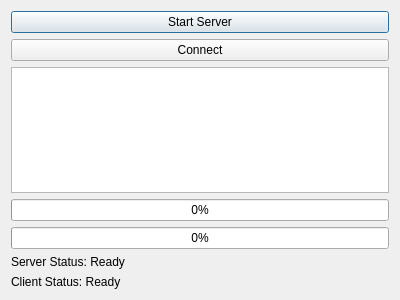
<?xml version="1.0" encoding="UTF-8"?>
<ui version="4.0">
 <class>Dialog</class>
 <widget class="QDialog" name="Dialog">
  <property name="geometry">
   <rect>
    <x>0</x>
    <y>0</y>
    <width>400</width>
    <height>300</height>
   </rect>
  </property>
  <property name="windowTitle">
   <string>Loopback Example - Your Name</string>
  </property>
  <layout class="QVBoxLayout" name="verticalLayout">
   <item>
    <widget class="QPushButton" name="startServerButton">
     <property name="text">
      <string>Start Server</string>
     </property>
    </widget>
   </item>
   <item>
    <widget class="QPushButton" name="connectButton">
     <property name="text">
      <string>Connect</string>
     </property>
    </widget>
   </item>
   <item>
    <widget class="QTextEdit" name="logTextEdit">
     <property name="readOnly">
      <bool>true</bool>
     </property>
    </widget>
   </item>
   <item>
    <widget class="QProgressBar" name="serverProgressBar">
     <property name="minimum">
      <number>0</number>
     </property>
     <property name="maximum">
      <number>100</number>
     </property>
     <property name="value">
      <number>0</number>
     </property>
     <property name="textVisible">
      <bool>true</bool>
     </property>
    </widget>
   </item>
   <item>
    <widget class="QProgressBar" name="clientProgressBar">
     <property name="minimum">
      <number>0</number>
     </property>
     <property name="maximum">
      <number>100</number>
     </property>
     <property name="value">
      <number>0</number>
     </property>
     <property name="textVisible">
      <bool>true</bool>
     </property>
    </widget>
   </item>
   <item>
    <widget class="QLabel" name="serverStatusLabel">
     <property name="text">
      <string>Server Status: Ready</string>
     </property>
    </widget>
   </item>
   <item>
    <widget class="QLabel" name="clientStatusLabel">
     <property name="text">
      <string>Client Status: Ready</string>
     </property>
    </widget>
   </item>
  </layout>
 </widget>
 <resources/>
 <connections/>
</ui>
